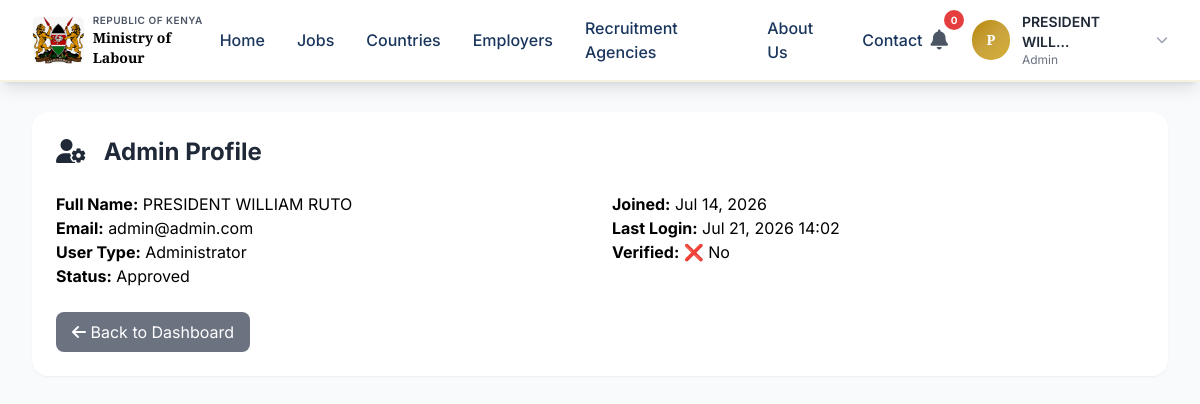
The page /panel/profile/ (signed in) on the database its author committed.
### accounts/models.py (models this page shows, shortened)
class User(AbstractBaseUser, PermissionsMixin):
    USER_TYPES = (
        ('citizen', 'Citizen'),
        ('employer', 'Employer'),
        ('agency', 'Recruitment Agency'),
        ('admin', 'Administrator'),
    )
    STATUS_CHOICES = (
        ('pending', 'Pending'),
        ('approved', 'Approved'),
        ('suspended', 'Suspended'),
        ('rejected', 'Rejected'),
    )
    GENDER_CHOICES = (
        ('M', 'Male'),
        ('F', 'Female'),
        ('O', 'Other'),
    )
    id = models.UUIDField(primary_key=True, default=uuid.uuid4, editable=False)
    email = models.EmailField(unique=True)
    national_id = models.CharField(max_length=20, unique=True)
    passport_number = models.CharField(max_length=20, blank=True, null=True)
    full_name = models.CharField(max_length=255)
    date_of_birth = models.DateField()
    gender = models.CharField(max_length=1, choices=GENDER_CHOICES)
    phone_number = models.CharField(max_length=15)
    county = models.CharField(max_length=100)
    user_type = models.CharField(max_length=20, choices=USER_TYPES, default='citizen')
    status = models.CharField(max_length=20, choices=STATUS_CHOICES, default='pending')
    is_active = models.BooleanField(default=True)
    is_staff = models.BooleanField(default=False)
    is_verified = models.BooleanField(default=False)
    email_verified = models.BooleanField(default=False)
    phone_verified = models.BooleanField(default=False)
    date_joined = models.DateTimeField(auto_now_add=True)
    last_login = models.DateTimeField(null=True, blank=True)
    updated_at = models.DateTimeField(auto_now=True)
    objects = UserManager()
    USERNAME_FIELD = 'email'
    REQUIRED_FIELDS = ['full_name', 'national_id', 'phone_number']
    class Meta:
        db_table = 'users'
        indexes = [
            models.Index(fields=['email', 'status']),
            models.Index(fields=['national_id']),
            models.Index(fields=['user_type']),
        ]

### admin_panel/views.py (the view)
# urls.py: path('profile/', views.admin_profile, name='admin_profile'),
@login_required
@staff_member_required
def admin_profile(request):
    context = {'admin_user': request.user}
    return render(request, 'admin_panel/profile.html', context)

### templates/admin_panel/profile.html (shortened to what this page needs)
{% extends 'base.html' %}
{% load static %}
{% block content %}
<div class="bg-gray-50 min-h-screen py-8">
    <div class="max-w-7xl mx-auto px-4 sm:px-6 lg:px-8">
        <div class="bg-white rounded-2xl shadow-sm p-6">
            <h1 class="text-2xl font-bold text-gray-800 mb-6">
                <i class="fas fa-user-cog text-gold mr-3"></i> Admin Profile
            </h1>
            <div class="grid grid-cols-1 md:grid-cols-2 gap-6">
                <div>
                    <p><strong>Full Name:</strong> {{ admin_user.full_name }}</p>
                    <p><strong>Email:</strong> {{ admin_user.email }}</p>
                    <p><strong>User Type:</strong> {{ admin_user.get_user_type_display }}</p>
                    <p><strong>Status:</strong> {{ admin_user.get_status_display }}</p>
                </div>
                <div>
                    <p><strong>Joined:</strong> {{ admin_user.date_joined|date:"M d, Y" }}</p>
                    <p><strong>Last Login:</strong> {{ admin_user.last_login|date:"M d, Y H:i"|default:'Never' }}</p>
                    <p><strong>Verified:</strong> {% if admin_user.is_verified %}✅ Yes{% else %}❌ No{% endif %}</p>
                </div>
            </div>
            <a href="{% url 'admin_panel:admin_dashboard' %}" class="bg-gray-500 text-white px-4 py-2 rounded-lg hover:bg-gray-600 inline-block mt-6">
                <i class="fas fa-arrow-left"></i> Back to Dashboard
            </a>
        </div>
    </div>
</div>
{% endblock %}

### templates/base.html (shortened to what this page needs)
{% load static %}
<!DOCTYPE html>
<html lang="en">
<head>
    <script src="https://cdn.tailwindcss.com"></script>
    <link rel="stylesheet" href="https://cdnjs.cloudflare.com/ajax/libs/font-awesome/6.5.1/css/all.min.css">
    <link href="https://unpkg.com/aos@2.3.1/dist/aos.css" rel="stylesheet">
    <link rel="stylesheet" type="text/css" href="https://cdn.jsdelivr.net/npm/slick-carousel@1.8.1/slick/slick.css"/>
    <link rel="stylesheet" type="text/css" href="https://cdn.jsdelivr.net/npm/slick-carousel@1.8.1/slick/slick-theme.css"/>
</head>
<body>
    <nav class="navbar-gov fixed top-0 left-0 right-0 z-50 shadow-lg transition-all duration-300" id="navbar">
        <div class="max-w-7xl mx-auto px-4 sm:px-6 lg:px-8">
            <div class="flex justify-between items-center h-20">
                <div class="flex items-center space-x-4">
                    <div class="flex items-center space-x-3">
                        <div class="flex items-center space-x-2">
                            <img src="{% static 'images/coat-of-arms.png' %}" alt="Government Logo" class="h-12 w-auto hidden sm:block">
                            <div>
                                <div class="text-[10px] text-gray-600 font-semibold tracking-wider uppercase gov-font-sans">Republic of Kenya</div>
                                <div class="text-sm font-bold text-primary-light gov-font">Ministry of Labour</div>
                            </div>
                        </div>
                    </div>
                </div>
                <div class="hidden lg:flex items-center space-x-8">
                    <a href="{% url 'home' %}" class="nav-link">Home</a>
                    <a href="{% url 'job_list' %}" class="nav-link">Jobs</a>
                    <a href="{% url 'countries' %}" class="nav-link">Countries</a>
                    <a href="{% url 'employers:employer_list' %}" class="nav-link">Employers</a>
                    <a href="{% url 'agencies:agency_list' %}" class="nav-link">Recruitment Agencies</a>
                    <a href="{% url 'about' %}" class="nav-link">About Us</a>
                    <a href="{% url 'contact' %}" class="nav-link">Contact</a>
                </div>
                <div class="flex items-center space-x-2 sm:space-x-4">
                    {% if user.is_authenticated %}
                        <div class="relative notification-badge hidden sm:block">
                            <button class="text-gray-600 hover:text-gold-dark transition-colors p-2 rounded-full hover:bg-gray-100" id="notificationToggle">
                                <i class="fas fa-bell text-xl"></i>
                                <span class="badge" id="notificationCount">{{ unread_notifications|default:0 }}</span>
                            </button>
                        </div>
                        <div class="relative dropdown">
                            <button class="flex items-center space-x-2 sm:space-x-3 focus:outline-none group">
                                <div class="w-8 h-8 sm:w-10 sm:h-10 rounded-full gradient-gold flex items-center justify-center text-white font-semibold text-xs sm:text-sm gov-font">
                                    {{ user.full_name|slice:":1"|upper }}
                                </div>
                                <div class="hidden lg:block text-left">
                                    <p class="text-sm font-semibold text-gray-800 gov-font-sans">{{ user.full_name|truncatechars:15 }}</p>
                                    <p class="text-xs text-gray-500 gov-font-sans">{{ user.user_type|title }}</p>
                                </div>
                                <i class="fas fa-chevron-down text-gray-400 text-xs transition-transform duration-300 group-hover:rotate-180 hidden sm:inline-block"></i>
                            </button>
                        </div>
                    {% endif %}
                </div>
            </div>
        </div>
    </nav>
    <main class="mt-20">
        {% block content %}{% endblock %}
    </main>
</body>
</html>

### templates/base.html (style rules this page uses)
* { font-family: 'Inter', sans-serif; }
.gov-font { font-family: 'Playfair Display', serif !important; }
.gov-font-sans { font-family: 'Inter', sans-serif !important; }
:root { --primary: #0a1628; --primary-light: #1a365d; --primary-mid: #2b6cb0; --primary-dark: #0d1b3e; --secondary: #4299e1; --accent: #48bb78; --gold: #c9a33d; --gold-light: #d4af37; --gold-dark: #b8860b; --danger: #e53e3e; --warning: #ed8936; --info: #4299e1; --purple: #805ad5; --cream: #fdf8f0; --gov-bg: #f8f6f2; }
.gradient-gold { background: linear-gradient(135deg, var(--gold-dark), var(--gold), var(--gold-light)); }
.notification-badge { position: relative; }
.notification-badge .badge { position: absolute; top: -8px; right: -8px; min-width: 20px; height: 20px; padding: 0 6px; border-radius: 10px; background: var(--danger); color: white; font-size: 10px; font-weight: 700; display: flex; align-items: center; justify-content: center; animation: pulse 2s infinite; }
.navbar-gov { background: rgba(255, 255, 255, 0.98); backdrop-filter: blur(10px); border-bottom: 2px solid rgba(201, 163, 61, 0.15); }
.navbar-gov .nav-link { font-family: 'Inter', sans-serif; font-weight: 500; color: #1a365d; transition: all 0.3s ease; position: relative; }
.navbar-gov .nav-link::after { content: ''; position: absolute; bottom: -2px; left: 0; right: 0; height: 2px; background: linear-gradient(90deg, var(--gold), var(--gold-light)); transform: scaleX(0); transition: transform 0.3s ease; }

### rows shown on the page
User: full_name "P", full_name "PRESIDENT WILL…", user_type "Admin", full_name "PRESIDENT WILLIAM RUTO", email "admin@admin.com", user_type "Administrator", status "Approved", date_joined "Jul 14, 2026", last_login "Jul 21, 2026 14:02"

### other values the page prints
{{ unread_notifications|default:0 }} "0"
